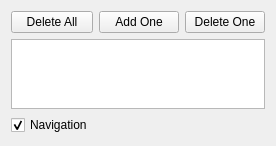
<?xml version="1.0" encoding="UTF-8"?>
<ui version="4.0">
 <class>Q::vtk::PlanarSeedWidget</class>
 <widget class="QWidget" name="Q::vtk::PlanarSeedWidget">
  <property name="geometry">
   <rect>
    <x>0</x>
    <y>0</y>
    <width>263</width>
    <height>143</height>
   </rect>
  </property>
  <property name="windowTitle">
   <string>PlanarSeedWidget</string>
  </property>
  <layout class="QGridLayout" name="gridLayout">
   <item row="0" column="0">
    <widget class="QPushButton" name="pushButtonDeleteAll">
     <property name="text">
      <string>Delete All</string>
     </property>
    </widget>
   </item>
   <item row="3" column="0">
    <widget class="QCheckBox" name="checkBoxNavigation">
     <property name="text">
      <string>Navigation</string>
     </property>
     <property name="checked">
      <bool>true</bool>
     </property>
    </widget>
   </item>
   <item row="0" column="1">
    <widget class="QPushButton" name="pushButtonAddOne">
     <property name="text">
      <string>Add One</string>
     </property>
    </widget>
   </item>
   <item row="0" column="2">
    <widget class="QPushButton" name="pushButtonDeleteOne">
     <property name="text">
      <string>Delete One</string>
     </property>
    </widget>
   </item>
   <item row="2" column="0" colspan="3">
    <widget class="QListWidget" name="listWidgetSeeds"/>
   </item>
  </layout>
 </widget>
 <resources/>
 <connections/>
</ui>
